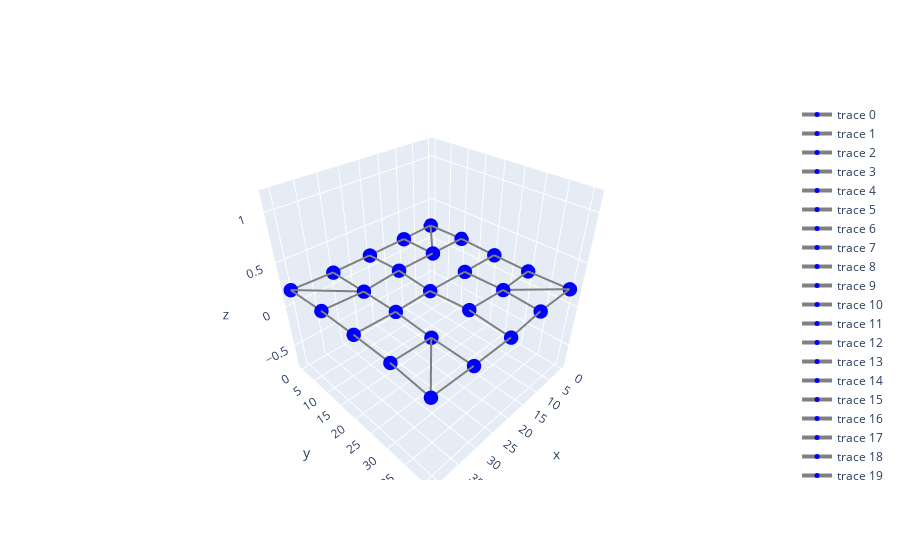

Notebook code cell kept with this figure:
### Code cell
seed(42)
scale = 10
grid_cells_points = [(x, y) for x in range(0, scale * 5, scale) for i, y in enumerate(range(0, scale * 5, scale))]
grid_cells_sizes = [scale * 0.1] * len(grid_cells_points)
k = 3
dim = 2
alpha = np.pi / 4
angles = [alpha] * len(grid_cells_points)
s1 = (1.0, 1.0)
stretches = [s1] * len(grid_cells_points)
vertices_2d_no_stretch, edges_2d_no_stretch = create_k_nearest_foams_graph(grid_cells_points, grid_cells_sizes, angles, stretches, k, dim)
v = [(x, y, 0.2) for (x, y) in vertices_2d_no_stretch]
            
plot_graph_3d(v, edges_2d_no_stretch)
mesh = graph2mesh(v, edges_2d_no_stretch, 1, 1)

save_path = "isotropic.stl"
save_mesh(save_path, mesh)

### Figure 1 — Plotly figure (JSON) as saved in the notebook; plotly's stock layout.template omitted (floating-point values rounded to 4 significant figures)
{"data": [{"line": {"color": "grey", "width": 4}, "marker": {"color": "blue", "size": 5}, "type": "scatter3d", "x": [0.6394, 10.22], "y": [0.02501, 0.5054], "z": [0.2, 0.2]}, {"line": {"color": "grey", "width": 4}, "marker": {"color": "blue", "size": 5}, "type": "scatter3d", "x": [0.6394, 0.275], "y": [0.02501, 10.22], "z": [0.2, 0.2]}, {"line": {"color": "grey", "width": 4}, "marker": {"color": "blue", "size": 5}, "type": "scatter3d", "x": [0.6394, 10.03], "y": [0.02501, 10.2], "z": [0.2, 0.2]}, {"line": {"color": "grey", "width": 4}, "marker": {"color": "blue", "size": 5}, "type": "scatter3d", "x": [0.275, 10.03], "y": [10.22, 10.2], "z": [0.2, 0.2]}, {"line": {"color": "grey", "width": 4}, "marker": {"color": "blue", "size": 5}, "type": "scatter3d", "x": [0.275, 0.6394], "y": [10.22, 0.02501], "z": [0.2, 0.2]}, {"line": {"color": "grey", "width": 4}, "marker": {"color": "blue", "size": 5}, "type": "scatter3d", "x": [0.275, 0.7365], "y": [10.22, 20.68], "z": [0.2, 0.2]}, {"line": {"color": "grey", "width": 4}, "marker": {"color": "blue", "size": 5}, "type": "scatter3d", "x": [0.7365, 0.8922], "y": [20.68, 30.09], "z": [0.2, 0.2]}, {"line": {"color": "grey", "width": 4}, "marker": {"color": "blue", "size": 5}, "type": "scatter3d", "x": [0.7365, 10.65], "y": [20.68, 20.54], "z": [0.2, 0.2]}, {"line": {"color": "grey", "width": 4}, "marker": {"color": "blue", "size": 5}, "type": "scatter3d", "x": [0.7365, 0.275], "y": [20.68, 10.22], "z": [0.2, 0.2]}, {"line": {"color": "grey", "width": 4}, "marker": {"color": "blue", "size": 5}, "type": "scatter3d", "x": [0.8922, 10.22], "y": [30.09, 30.59], "z": [0.2, 0.2]}, {"line": {"color": "grey", "width": 4}, "marker": {"color": "blue", "size": 5}, "type": "scatter3d", "x": [0.8922, 0.7365], "y": [30.09, 20.68], "z": [0.2, 0.2]}, {"line": {"color": "grey", "width": 4}, "marker": {"color": "blue", "size": 5}, "type": "scatter3d", "x": [0.8922, 0.4219], "y": [30.09, 40.03], "z": [0.2, 0.2]}, {"line": {"color": "grey", "width": 4}, "marker": {"color": "blue", "size": 5}, "type": "scatter3d", "x": [0.4219, 0.8922], "y": [40.03, 30.09], "z": [0.2, 0.2]}, {"line": {"color": "grey", "width": 4}, "marker": {"color": "blue", "size": 5}, "type": "scatter3d", "x": [0.4219, 10.81], "y": [40.03, 40.01], "z": [0.2, 0.2]}, {"line": {"color": "grey", "width": 4}, "marker": {"color": "blue", "size": 5}, "type": "scatter3d", "x": [0.4219, 10.22], "y": [40.03, 30.59], "z": [0.2, 0.2]}, {"line": {"color": "grey", "width": 4}, "marker": {"color": "blue", "size": 5}, "type": "scatter3d", "x": [10.22, 0.6394], "y": [0.5054, 0.02501], "z": [0.2, 0.2]}, {"line": {"color": "grey", "width": 4}, "marker": {"color": "blue", "size": 5}, "type": "scatter3d", "x": [10.22, 10.03], "y": [0.5054, 10.2], "z": [0.2, 0.2]}, {"line": {"color": "grey", "width": 4}, "marker": {"color": "blue", "size": 5}, "type": "scatter3d", "x": [10.22, 20.81], "y": [0.5054, 0.6981], "z": [0.2, 0.2]}, {"line": {"color": "grey", "width": 4}, "marker": {"color": "blue", "size": 5}, "type": "scatter3d", "x": [10.03, 10.22], "y": [10.2, 0.5054], "z": [0.2, 0.2]}, {"line": {"color": "grey", "width": 4}, "marker": {"color": "blue", "size": 5}, "type": "scatter3d", "x": [10.03, 0.275], "y": [10.2, 10.22], "z": [0.2, 0.2]}, {"line": {"color": "grey", "width": 4}, "marker": {"color": "blue", "size": 5}, "type": "scatter3d", "x": [10.03, 20.34], "y": [10.2, 10.16], "z": [0.2, 0.2]}, {"line": {"color": "grey", "width": 4}, "marker": {"color": "blue", "size": 5}, "type": "scatter3d", "x": [10.65, 0.7365], "y": [20.54, 20.68], "z": [0.2, 0.2]}, {"line": {"color": "grey", "width": 4}, "marker": {"color": "blue", "size": 5}, "type": "scatter3d", "x": [10.65, 10.22], "y": [20.54, 30.59], "z": [0.2, 0.2]}, {"line": {"color": "grey", "width": 4}, "marker": {"color": "blue", "size": 5}, "type": "scatter3d", "x": [10.65, 20.96], "y": [20.54, 20.34], "z": [0.2, 0.2]}, {"line": {"color": "grey", "width": 4}, "marker": {"color": "blue", "size": 5}, "type": "scatter3d", "x": [10.22, 0.8922], "y": [30.59, 30.09], "z": [0.2, 0.2]}, {"line": {"color": "grey", "width": 4}, "marker": {"color": "blue", "size": 5}, "type": "scatter3d", "x": [10.22, 10.81], "y": [30.59, 40.01], "z": [0.2, 0.2]}, {"line": {"color": "grey", "width": 4}, "marker": {"color": "blue", "size": 5}, "type": "scatter3d", "x": [10.22, 20.09], "y": [30.59, 30.1], "z": [0.2, 0.2]}, {"line": {"color": "grey", "width": 4}, "marker": {"color": "blue", "size": 5}, "type": "scatter3d", "x": [10.81, 10.22], "y": [40.01, 30.59], "z": [0.2, 0.2]}, {"line": {"color": "grey", "width": 4}, "marker": {"color": "blue", "size": 5}, "type": "scatter3d", "x": [10.81, 20.85], "y": [40.01, 40.6], "z": [0.2, 0.2]}, {"line": {"color": "grey", "width": 4}, "marker": {"color": "blue", "size": 5}, "type": "scatter3d", "x": [10.81, 0.4219], "y": [40.01, 40.03], "z": [0.2, 0.2]}, {"line": {"color": "grey", "width": 4}, "marker": {"color": "blue", "size": 5}, "type": "scatter3d", "x": [20.81, 20.34], "y": [0.6981, 10.16], "z": [0.2, 0.2]}, {"line": {"color": "grey", "width": 4}, "marker": {"color": "blue", "size": 5}, "type": "scatter3d", "x": [20.81, 30.81], "y": [0.6981, 0.7297], "z": [0.2, 0.2]}, {"line": {"color": "grey", "width": 4}, "marker": {"color": "blue", "size": 5}, "type": "scatter3d", "x": [20.81, 10.22], "y": [0.6981, 0.5054], "z": [0.2, 0.2]}, {"line": {"color": "grey", "width": 4}, "marker": {"color": "blue", "size": 5}, "type": "scatter3d", "x": [20.34, 20.81], "y": [10.16, 0.6981], "z": [0.2, 0.2]}, {"line": {"color": "grey", "width": 4}, "marker": {"color": "blue", "size": 5}, "type": "scatter3d", "x": [20.34, 20.96], "y": [10.16, 20.34], "z": [0.2, 0.2]}, {"line": {"color": "grey", "width": 4}, "marker": {"color": "blue", "size": 5}, "type": "scatter3d", "x": [20.34, 30.54], "y": [10.16, 10.97], "z": [0.2, 0.2]}, {"line": {"color": "grey", "width": 4}, "marker": {"color": "blue", "size": 5}, "type": "scatter3d", "x": [20.96, 30.38], "y": [20.34, 20.55], "z": [0.2, 0.2]}, {"line": {"color": "grey", "width": 4}, "marker": {"color": "blue", "size": 5}, "type": "scatter3d", "x": [20.96, 20.09], "y": [20.34, 30.1], "z": [0.2, 0.2]}, {"line": {"color": "grey", "width": 4}, "marker": {"color": "blue", "size": 5}, "type": "scatter3d", "x": [20.96, 20.34], "y": [20.34, 10.16], "z": [0.2, 0.2]}, {"line": {"color": "grey", "width": 4}, "marker": {"color": "blue", "size": 5}, "type": "scatter3d", "x": [20.09, 20.96], "y": [30.1, 20.34], "z": [0.2, 0.2]}, {"line": {"color": "grey", "width": 4}, "marker": {"color": "blue", "size": 5}, "type": "scatter3d", "x": [20.09, 10.22], "y": [30.1, 30.59], "z": [0.2, 0.2]}, {"line": {"color": "grey", "width": 4}, "marker": {"color": "blue", "size": 5}, "type": "scatter3d", "x": [20.09, 20.85], "y": [30.1, 40.6], "z": [0.2, 0.2]}, {"line": {"color": "grey", "width": 4}, "marker": {"color": "blue", "size": 5}, "type": "scatter3d", "x": [20.85, 30.86], "y": [40.6, 40.58], "z": [0.2, 0.2]}, {"line": {"color": "grey", "width": 4}, "marker": {"color": "blue", "size": 5}, "type": "scatter3d", "x": [20.85, 10.81], "y": [40.6, 40.01], "z": [0.2, 0.2]}, {"line": {"color": "grey", "width": 4}, "marker": {"color": "blue", "size": 5}, "type": "scatter3d", "x": [20.85, 20.09], "y": [40.6, 30.1], "z": [0.2, 0.2]}, {"line": {"color": "grey", "width": 4}, "marker": {"color": "blue", "size": 5}, "type": "scatter3d", "x": [30.81, 40.7], "y": [0.7297, 0.04582], "z": [0.2, 0.2]}, {"line": {"color": "grey", "width": 4}, "marker": {"color": "blue", "size": 5}, "type": "scatter3d", "x": [30.81, 20.81], "y": [0.7297, 0.6981], "z": [0.2, 0.2]}, {"line": {"color": "grey", "width": 4}, "marker": {"color": "blue", "size": 5}, "type": "scatter3d", "x": [30.81, 30.54], "y": [0.7297, 10.97], "z": [0.2, 0.2]}, {"line": {"color": "grey", "width": 4}, "marker": {"color": "blue", "size": 5}, "type": "scatter3d", "x": [30.54, 30.38], "y": [10.97, 20.55], "z": [0.2, 0.2]}, {"line": {"color": "grey", "width": 4}, "marker": {"color": "blue", "size": 5}, "type": "scatter3d", "x": [30.54, 40.23], "y": [10.97, 10.29], "z": [0.2, 0.2]}, {"line": {"color": "grey", "width": 4}, "marker": {"color": "blue", "size": 5}, "type": "scatter3d", "x": [30.54, 20.34], "y": [10.97, 10.16], "z": [0.2, 0.2]}, {"line": {"color": "grey", "width": 4}, "marker": {"color": "blue", "size": 5}, "type": "scatter3d", "x": [30.38, 20.96], "y": [20.55, 20.34], "z": [0.2, 0.2]}, {"line": {"color": "grey", "width": 4}, "marker": {"color": "blue", "size": 5}, "type": "scatter3d", "x": [30.38, 30.54], "y": [20.55, 10.97], "z": [0.2, 0.2]}, {"line": {"color": "grey", "width": 4}, "marker": {"color": "blue", "size": 5}, "type": "scatter3d", "x": [30.38, 40.08], "y": [20.55, 20.23], "z": [0.2, 0.2]}, {"line": {"color": "grey", "width": 4}, "marker": {"color": "blue", "size": 5}, "type": "scatter3d", "x": [30.83, 40.1], "y": [30.62, 30.28], "z": [0.2, 0.2]}, {"line": {"color": "grey", "width": 4}, "marker": {"color": "blue", "size": 5}, "type": "scatter3d", "x": [30.83, 30.86], "y": [30.62, 40.58], "z": [0.2, 0.2]}, {"line": {"color": "grey", "width": 4}, "marker": {"color": "blue", "size": 5}, "type": "scatter3d", "x": [30.83, 30.38], "y": [30.62, 20.55], "z": [0.2, 0.2]}, {"line": {"color": "grey", "width": 4}, "marker": {"color": "blue", "size": 5}, "type": "scatter3d", "x": [30.86, 40.64], "y": [40.58, 40.36], "z": [0.2, 0.2]}, {"line": {"color": "grey", "width": 4}, "marker": {"color": "blue", "size": 5}, "type": "scatter3d", "x": [30.86, 30.83], "y": [40.58, 30.62], "z": [0.2, 0.2]}, {"line": {"color": "grey", "width": 4}, "marker": {"color": "blue", "size": 5}, "type": "scatter3d", "x": [30.86, 20.85], "y": [40.58, 40.6], "z": [0.2, 0.2]}, {"line": {"color": "grey", "width": 4}, "marker": {"color": "blue", "size": 5}, "type": "scatter3d", "x": [40.7, 30.81], "y": [0.04582, 0.7297], "z": [0.2, 0.2]}, {"line": {"color": "grey", "width": 4}, "marker": {"color": "blue", "size": 5}, "type": "scatter3d", "x": [40.7, 40.23], "y": [0.04582, 10.29], "z": [0.2, 0.2]}, {"line": {"color": "grey", "width": 4}, "marker": {"color": "blue", "size": 5}, "type": "scatter3d", "x": [40.7, 30.54], "y": [0.04582, 10.97], "z": [0.2, 0.2]}, {"line": {"color": "grey", "width": 4}, "marker": {"color": "blue", "size": 5}, "type": "scatter3d", "x": [40.23, 30.54], "y": [10.29, 10.97], "z": [0.2, 0.2]}, {"line": {"color": "grey", "width": 4}, "marker": {"color": "blue", "size": 5}, "type": "scatter3d", "x": [40.23, 40.08], "y": [10.29, 20.23], "z": [0.2, 0.2]}, {"line": {"color": "grey", "width": 4}, "marker": {"color": "blue", "size": 5}, "type": "scatter3d", "x": [40.23, 40.7], "y": [10.29, 0.04582], "z": [0.2, 0.2]}, {"line": {"color": "grey", "width": 4}, "marker": {"color": "blue", "size": 5}, "type": "scatter3d", "x": [40.08, 30.38], "y": [20.23, 20.55], "z": [0.2, 0.2]}, {"line": {"color": "grey", "width": 4}, "marker": {"color": "blue", "size": 5}, "type": "scatter3d", "x": [40.08, 40.23], "y": [20.23, 10.29], "z": [0.2, 0.2]}, {"line": {"color": "grey", "width": 4}, "marker": {"color": "blue", "size": 5}, "type": "scatter3d", "x": [40.08, 40.1], "y": [20.23, 30.28], "z": [0.2, 0.2]}, {"line": {"color": "grey", "width": 4}, "marker": {"color": "blue", "size": 5}, "type": "scatter3d", "x": [40.1, 30.83], "y": [30.28, 30.62], "z": [0.2, 0.2]}, {"line": {"color": "grey", "width": 4}, "marker": {"color": "blue", "size": 5}, "type": "scatter3d", "x": [40.1, 40.08], "y": [30.28, 20.23], "z": [0.2, 0.2]}, {"line": {"color": "grey", "width": 4}, "marker": {"color": "blue", "size": 5}, "type": "scatter3d", "x": [40.1, 40.64], "y": [30.28, 40.36], "z": [0.2, 0.2]}, {"line": {"color": "grey", "width": 4}, "marker": {"color": "blue", "size": 5}, "type": "scatter3d", "x": [40.64, 30.86], "y": [40.36, 40.58], "z": [0.2, 0.2]}, {"line": {"color": "grey", "width": 4}, "marker": {"color": "blue", "size": 5}, "type": "scatter3d", "x": [40.64, 40.1], "y": [40.36, 30.28], "z": [0.2, 0.2]}, {"line": {"color": "grey", "width": 4}, "marker": {"color": "blue", "size": 5}, "type": "scatter3d", "x": [40.64, 30.83], "y": [40.36, 30.62], "z": [0.2, 0.2]}], "layout": {}}
